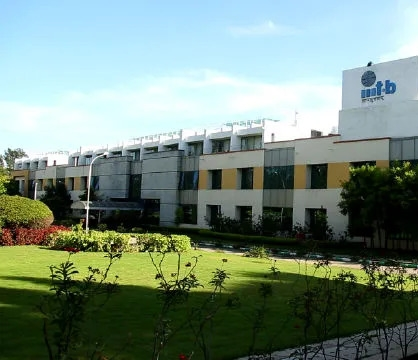
#> input picture Left.jpg, 418 x 360 px
$ jupyter execute 1.ipynb
#> lines starting #> are read from the running program, lines starting #| are printed output that depends on the picture
[cell 1]
import cv2
import numpy as np
import matplotlib.pyplot as plt
import imageio
import imutils
cv2.ocl.setUseOpenCL(False)

[cell 2]
def gray(img):
    img = cv2.cvtColor(img, cv2.COLOR_RGB2GRAY)
    return img

[cell 3]
LeftImage = imageio.imread('Left.jpg')
#> LeftImage is the input picture: shape (360, 418, 3); mean R, G, B 118.6, 138.4, 125.6
RightImage = imageio.imread('Right.jpg')
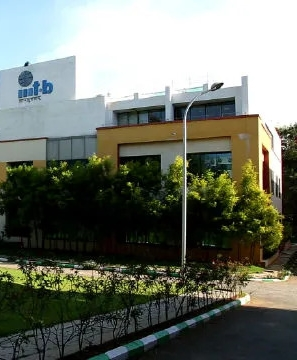
#> input picture Right.jpg, 297 x 360 px
#> RightImage is the input picture: shape (360, 297, 3); mean R, G, B 111.2, 116.1, 105.6

GrayTrain = gray(RightImage)
#> in gray, `img = cv2.cvtColor(img, cv2.COLOR_RGB2GRAY)`:
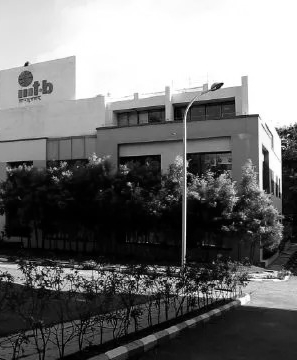
#> img: shape (360, 297); min 0, max 255, mean 113.4
GrayQuery = gray(LeftImage)
#> in gray (call 2), `img = cv2.cvtColor(img, cv2.COLOR_RGB2GRAY)`:
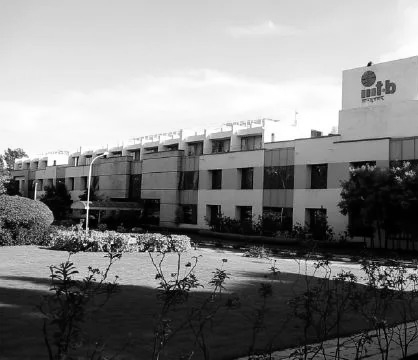
#> img: shape (360, 418); min 0, max 255, mean 131

[cell 4]
descriptor = cv2.xfeatures2d.SIFT_create()

KeyPointsA, featuresA = descriptor.detectAndCompute(GrayTrain, None)
#> KeyPointsA = 701 keypoints; strongest (x, y, size): (26, 64, 2.5), (265, 152, 4.3), (218, 86, 4.9), (132, 278, 2.5)
KeyPointsB, featuresB = descriptor.detectAndCompute(GrayQuery, None)
#> KeyPointsB = 845 keypoints; strongest (x, y, size): (369, 64, 2.5), (87, 208, 2.9), (188, 265, 2.8), (105, 156, 1.8)

[cell 5]
fig, (ax1,ax2) = plt.subplots(nrows=1, ncols=2, figsize=(20,8), constrained_layout=False)
ax1.imshow(cv2.drawKeypoints(GrayTrain,KeyPointsA,None,color=(0,255,0)))
ax1.set_xlabel("(a)", fontsize=14)
ax2.imshow(cv2.drawKeypoints(GrayQuery,KeyPointsB,None,color=(0,255,0)))
ax2.set_xlabel("(b)", fontsize=14)

plt.show()
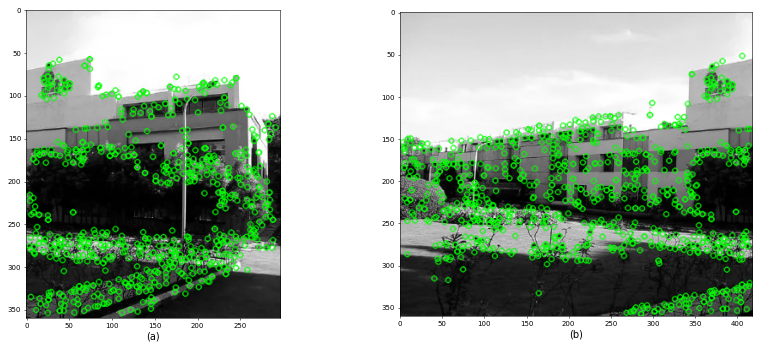
#> figure drawn by matplotlib, 2 panels

[cell 6]
def matchKeyPointsBF(featuresA, featuresB):
    bf = cv2.BFMatcher(cv2.NORM_L2, crossCheck=True)

    best_matches = bf.match(featuresA,featuresB)
#> best_matches = 297 matches

    rawMatches = sorted(best_matches, key = lambda x:x.distance)
#> rawMatches = 297 matches
    print("Raw matches (Brute force):", len(rawMatches))
#| Raw matches (Brute force): 297
    return rawMatches

[cell 7]
fig = plt.figure(figsize=(20,10))

matches = matchKeyPointsBF(featuresA, featuresB)
#> matches = 297 matches
MatchImage = cv2.drawMatches(RightImage, KeyPointsA, LeftImage, KeyPointsB, matches[:100], None, flags=cv2.DrawMatchesFlags_NOT_DRAW_SINGLE_POINTS)
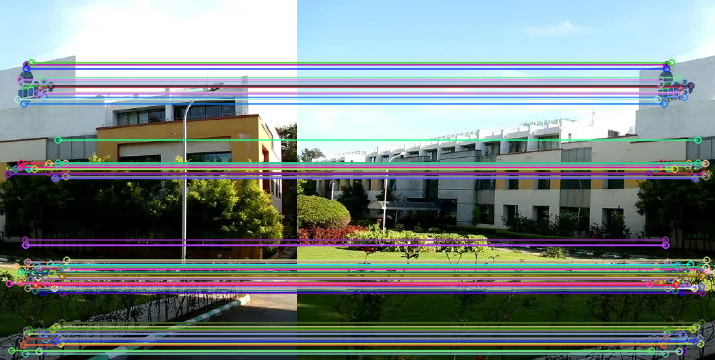
#> MatchImage: shape (360, 715, 3); mean R, G, B 121.1, 131.9, 130.2

plt.imshow(MatchImage)
plt.show()

[cell 8]
def findHomography(KeyPointsA, KeyPointsB, matches, reprojThresh):

#> called with reprojThresh = 4
    KeyPointsA = np.float32([kp.pt for kp in KeyPointsA])
#> KeyPointsA = 701 pairs, first value 3.51 to 290.4, second value 57.06 to 353.5
    KeyPointsB = np.float32([kp.pt for kp in KeyPointsB])
#> KeyPointsB = 845 pairs, first value 3.05 to 413.9, second value 51.51 to 357

    ptsA = np.float32([KeyPointsA[m.queryIdx] for m in matches])
#> ptsA = 297 pairs, first value 3.51 to 287.1, second value 57.06 to 353.5
    ptsB = np.float32([KeyPointsB[m.trainIdx] for m in matches])
#> ptsB = 297 pairs, first value 4.18 to 412.8, second value 57.66 to 354.9

    (H, status) = cv2.findHomography(ptsA, ptsB, cv2.RANSAC, reprojThresh)
#> H = [[0.999, -0.000197, 343], [-0.000197, 1, 0.0308], [-1.15e-06, -4.83e-07, 1]]; status = 297 values, max 1 at index 0, min 0 at index 142, mean 0.539

    return (matches, H, status)

[cell 9]
M = findHomography(KeyPointsA, KeyPointsB, matches, reprojThresh=4)
#> M = 3 matches
(matches, H, status) = M
print(H)
#| [[ 9.99477639e-01 -1.96972442e-04  3.43006147e+02]
#|  [-1.96851131e-04  9.99721738e-01  3.07550606e-02]
#|  [-1.14722529e-06 -4.83452807e-07  1.00000000e+00]]

[cell 10]
width = RightImage.shape[1] + LeftImage.shape[1]
#> width = 715
height = RightImage.shape[0] + LeftImage.shape[0]
#> height = 720

result = cv2.warpPerspective(RightImage, H, (width, height))
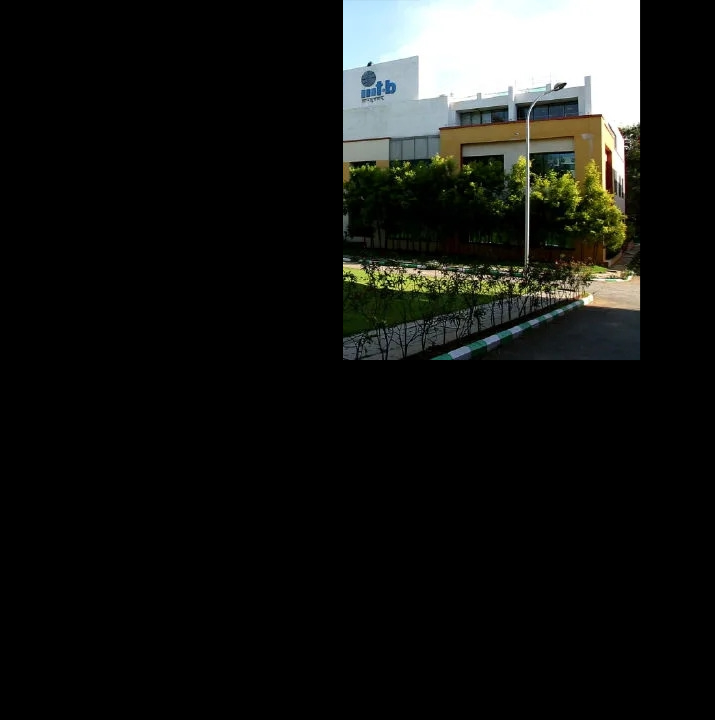
#> result: shape (720, 715, 3); mean R, G, B 23.1, 24.1, 21.9
result[0:LeftImage.shape[0], 0:LeftImage.shape[1]] = LeftImage
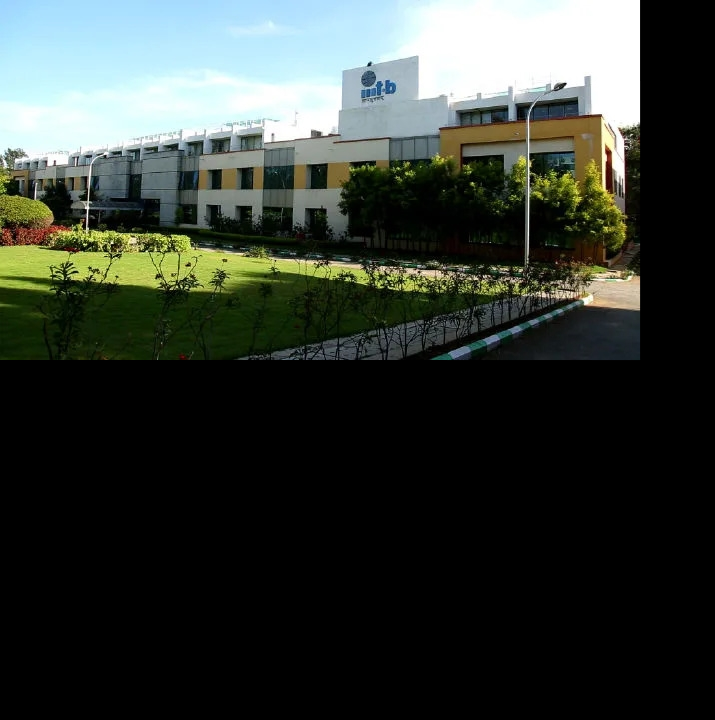
#> result: shape (720, 715, 3); mean R, G, B 52.8, 58.8, 53.2

plt.figure(figsize=(20,10))
plt.imshow(result)

plt.show()

[cell 11]
result = result[:360, :630]
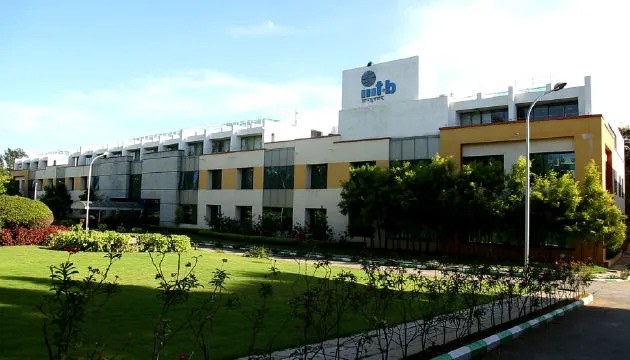
#> result: shape (360, 630, 3); mean R, G, B 117.9, 131.5, 118.9

plt.figure(figsize=(20,10))
plt.imshow(result)
